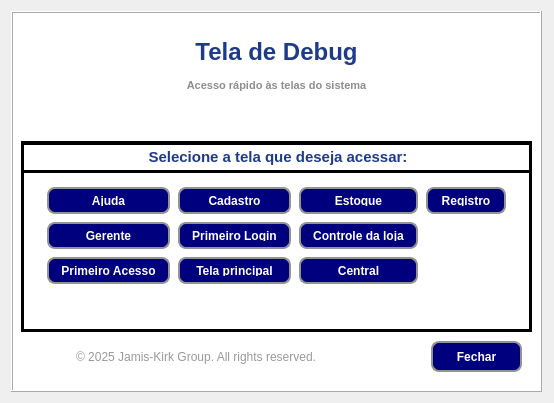
<?xml version="1.0" encoding="UTF-8"?>
<ui version="4.0">
 <class>DebugMenu</class>
 <widget class="QDialog" name="DebugMenu">
  <property name="geometry">
   <rect>
    <x>0</x>
    <y>0</y>
    <width>554</width>
    <height>403</height>
   </rect>
  </property>
  <property name="windowTitle">
   <string>Menu de Debug</string>
  </property>
  <property name="modal">
   <bool>true</bool>
  </property>
  <layout class="QVBoxLayout" name="verticalLayout">
   <item>
    <widget class="QWidget" name="widget" native="true">
     <widget class="QFrame" name="frame">
      <property name="geometry">
       <rect>
        <x>0</x>
        <y>0</y>
        <width>531</width>
        <height>381</height>
       </rect>
      </property>
      <property name="autoFillBackground">
       <bool>false</bool>
      </property>
      <property name="styleSheet">
       <string notr="true">background-color: rgb(255, 255, 255);
border-color: rgb(0, 0, 0);</string>
      </property>
      <property name="frameShape">
       <enum>QFrame::Shape::Box</enum>
      </property>
      <property name="frameShadow">
       <enum>QFrame::Shadow::Raised</enum>
      </property>
      <property name="lineWidth">
       <number>1</number>
      </property>
      <widget class="QWidget" name="verticalLayoutWidget">
       <property name="geometry">
        <rect>
         <x>10</x>
         <y>20</y>
         <width>511</width>
         <height>101</height>
        </rect>
       </property>
       <layout class="QVBoxLayout" name="DebugHeader">
        <item>
         <layout class="QVBoxLayout" name="debheaderheader">
          <item>
           <widget class="QLabel" name="Titulo">
            <property name="text">
             <string>&lt;html&gt;&lt;head/&gt;&lt;body&gt;&lt;p align=&quot;center&quot;&gt;&lt;span style=&quot; font-size:18pt; font-weight:700; color:#1e3a8a;&quot;&gt;Tela de Debug&lt;/span&gt;&lt;/p&gt;&lt;/body&gt;&lt;/html&gt;</string>
            </property>
           </widget>
          </item>
          <item alignment="Qt::AlignmentFlag::AlignHCenter|Qt::AlignmentFlag::AlignBottom">
           <widget class="QLabel" name="Legenda">
            <property name="text">
             <string>&lt;html&gt;&lt;head/&gt;&lt;body&gt;&lt;p align=&quot;center&quot;&gt;&lt;span style=&quot; font-size:8pt; font-weight:700; color:#8d8d8d;&quot;&gt;Acesso rápido às telas do sistema&lt;/span&gt;&lt;/p&gt;&lt;p align=&quot;center&quot;&gt;&lt;span style=&quot; font-size:8pt;&quot;&gt;&lt;br/&gt;&lt;/span&gt;&lt;/p&gt;&lt;/body&gt;&lt;/html&gt;</string>
            </property>
           </widget>
          </item>
         </layout>
        </item>
       </layout>
      </widget>
      <widget class="QPushButton" name="pushButton_Close">
       <property name="geometry">
        <rect>
         <x>420</x>
         <y>330</y>
         <width>91</width>
         <height>31</height>
        </rect>
       </property>
       <property name="styleSheet">
        <string notr="true">QPushButton {
    background-color: rgb(0, 0, 127);
    color: white;
    font-weight: bold;
    font-size: 9pt;
    font-family: 'Segoe UI', Arial, sans-serif;
    border-radius: 8px;
    padding: 6px 12px;
    border: 2px solid rgb(147, 147, 147);
}

QPushButton:hover {
    background-color: rgb(30, 30, 160);
    border-color: rgb(180, 180, 180);
}


QPushButton:pressed {
    background-color: rgb(20, 20, 110);
    border-color: rgb(100, 100, 100);
}


QPushButton:disabled {
    background-color: rgb(120, 120, 120);
    color: rgb(200, 200, 200);
    border-color: rgb(100, 100, 100);
}
</string>
       </property>
       <property name="text">
        <string>Fechar</string>
       </property>
      </widget>
      <widget class="QFrame" name="Framebotoes">
       <property name="geometry">
        <rect>
         <x>10</x>
         <y>130</y>
         <width>511</width>
         <height>191</height>
        </rect>
       </property>
       <property name="styleSheet">
        <string notr="true">border-color: rgb(0, 0, 0);</string>
       </property>
       <property name="frameShape">
        <enum>QFrame::Shape::Box</enum>
       </property>
       <property name="frameShadow">
        <enum>QFrame::Shadow::Plain</enum>
       </property>
       <property name="lineWidth">
        <number>3</number>
       </property>
       <property name="midLineWidth">
        <number>1</number>
       </property>
       <widget class="QWidget" name="horizontalLayoutWidget_2">
        <property name="geometry">
         <rect>
          <x>0</x>
          <y>1</y>
          <width>511</width>
          <height>31</height>
         </rect>
        </property>
        <layout class="QHBoxLayout" name="horizontalLayout_3">
         <item>
          <widget class="QLabel" name="label_3">
           <property name="styleSheet">
            <string notr="true">border-color: rgb(0, 0, 0);</string>
           </property>
           <property name="frameShape">
            <enum>QFrame::Shape::Box</enum>
           </property>
           <property name="lineWidth">
            <number>3</number>
           </property>
           <property name="midLineWidth">
            <number>1</number>
           </property>
           <property name="text">
            <string>&lt;html&gt;&lt;head/&gt;&lt;body&gt;&lt;p align=&quot;center&quot;&gt;&lt;span style=&quot; font-size:11pt; font-weight:700; color:#1e3a8a;&quot;&gt;Selecione a tela que deseja acessar:&lt;/span&gt;&lt;/p&gt;&lt;/body&gt;&lt;/html&gt;</string>
           </property>
          </widget>
         </item>
        </layout>
       </widget>
       <widget class="QWidget" name="verticalLayoutWidget_2">
        <property name="geometry">
         <rect>
          <x>20</x>
          <y>40</y>
          <width>471</width>
          <height>109</height>
         </rect>
        </property>
        <layout class="QGridLayout" name="Gridbotoes" rowstretch="0,0,0" columnstretch="0,0,0,0" rowminimumheight="0,0,0" columnminimumwidth="0,0,0,0">
         <property name="sizeConstraint">
          <enum>QLayout::SizeConstraint::SetMaximumSize</enum>
         </property>
         <property name="leftMargin">
          <number>6</number>
         </property>
         <property name="topMargin">
          <number>6</number>
         </property>
         <property name="rightMargin">
          <number>6</number>
         </property>
         <property name="bottomMargin">
          <number>6</number>
         </property>
         <property name="spacing">
          <number>8</number>
         </property>
         <item row="2" column="0">
          <widget class="QPushButton" name="pushButton_Tela6">
           <property name="sizePolicy">
            <sizepolicy hsizetype="Preferred" vsizetype="Preferred">
             <horstretch>0</horstretch>
             <verstretch>0</verstretch>
            </sizepolicy>
           </property>
           <property name="styleSheet">
            <string notr="true">QPushButton {
    background-color: rgb(0, 0, 127);
    color: white;
    font-weight: bold;
    font-size: 9pt;
    font-family: 'Segoe UI', Arial, sans-serif;
    border-radius: 8px;
    padding: 6px 12px;
    border: 2px solid rgb(147, 147, 147);
}

QPushButton:hover {
    background-color: rgb(30, 30, 160);
    border-color: rgb(180, 180, 180);
}


QPushButton:pressed {
    background-color: rgb(20, 20, 110);
    border-color: rgb(100, 100, 100);
}


QPushButton:disabled {
    background-color: rgb(120, 120, 120);
    color: rgb(200, 200, 200);
    border-color: rgb(100, 100, 100);
}
</string>
           </property>
           <property name="text">
            <string>Primeiro Acesso</string>
           </property>
          </widget>
         </item>
         <item row="1" column="2">
          <widget class="QPushButton" name="pushButton_Tela5">
           <property name="sizePolicy">
            <sizepolicy hsizetype="Preferred" vsizetype="Preferred">
             <horstretch>0</horstretch>
             <verstretch>0</verstretch>
            </sizepolicy>
           </property>
           <property name="styleSheet">
            <string notr="true">QPushButton {
    background-color: rgb(0, 0, 127);
    color: white;
    font-weight: bold;
    font-size: 9pt;
    font-family: 'Segoe UI', Arial, sans-serif;
    border-radius: 8px;
    padding: 6px 12px;
    border: 2px solid rgb(147, 147, 147);
}

QPushButton:hover {
    background-color: rgb(30, 30, 160);
    border-color: rgb(180, 180, 180);
}


QPushButton:pressed {
    background-color: rgb(20, 20, 110);
    border-color: rgb(100, 100, 100);
}


QPushButton:disabled {
    background-color: rgb(120, 120, 120);
    color: rgb(200, 200, 200);
    border-color: rgb(100, 100, 100);
}
</string>
           </property>
           <property name="text">
            <string>Controle da loja</string>
           </property>
          </widget>
         </item>
         <item row="0" column="3">
          <widget class="QPushButton" name="pushButton_Tela9">
           <property name="sizePolicy">
            <sizepolicy hsizetype="Preferred" vsizetype="Preferred">
             <horstretch>0</horstretch>
             <verstretch>0</verstretch>
            </sizepolicy>
           </property>
           <property name="styleSheet">
            <string notr="true">QPushButton {
    background-color: rgb(0, 0, 127);
    color: white;
    font-weight: bold;
    font-size: 9pt;
    font-family: 'Segoe UI', Arial, sans-serif;
    border-radius: 8px;
    padding: 6px 12px;
    border: 2px solid rgb(147, 147, 147);
}

QPushButton:hover {
    background-color: rgb(30, 30, 160);
    border-color: rgb(180, 180, 180);
}


QPushButton:pressed {
    background-color: rgb(20, 20, 110);
    border-color: rgb(100, 100, 100);
}


QPushButton:disabled {
    background-color: rgb(120, 120, 120);
    color: rgb(200, 200, 200);
    border-color: rgb(100, 100, 100);
}
</string>
           </property>
           <property name="text">
            <string>Registro</string>
           </property>
          </widget>
         </item>
         <item row="2" column="1">
          <widget class="QPushButton" name="pushButton_Tela7">
           <property name="sizePolicy">
            <sizepolicy hsizetype="Preferred" vsizetype="Preferred">
             <horstretch>0</horstretch>
             <verstretch>0</verstretch>
            </sizepolicy>
           </property>
           <property name="styleSheet">
            <string notr="true">QPushButton {
    background-color: rgb(0, 0, 127);
    color: white;
    font-weight: bold;
    font-size: 9pt;
    font-family: 'Segoe UI', Arial, sans-serif;
    border-radius: 8px;
    padding: 6px 12px;
    border: 2px solid rgb(147, 147, 147);
}

QPushButton:hover {
    background-color: rgb(30, 30, 160);
    border-color: rgb(180, 180, 180);
}


QPushButton:pressed {
    background-color: rgb(20, 20, 110);
    border-color: rgb(100, 100, 100);
}


QPushButton:disabled {
    background-color: rgb(120, 120, 120);
    color: rgb(200, 200, 200);
    border-color: rgb(100, 100, 100);
}
</string>
           </property>
           <property name="text">
            <string>Tela principal</string>
           </property>
          </widget>
         </item>
         <item row="0" column="2">
          <widget class="QPushButton" name="pushButton_Tela2">
           <property name="sizePolicy">
            <sizepolicy hsizetype="Preferred" vsizetype="Preferred">
             <horstretch>0</horstretch>
             <verstretch>0</verstretch>
            </sizepolicy>
           </property>
           <property name="styleSheet">
            <string notr="true">QPushButton {
    background-color: rgb(0, 0, 127);
    color: white;
    font-weight: bold;
    font-size: 9pt;
    font-family: 'Segoe UI', Arial, sans-serif;
    border-radius: 8px;
    padding: 6px 12px;
    border: 2px solid rgb(147, 147, 147);
}

/* Hover: passar o mouse */
QPushButton:hover {
    background-color: rgb(30, 30, 160);
    border-color: rgb(180, 180, 180);
}

/* Pressionado: clicado */
QPushButton:pressed {
    background-color: rgb(20, 20, 110);
    border-color: rgb(100, 100, 100);
}

/* Desabilitado */
QPushButton:disabled {
    background-color: rgb(120, 120, 120);
    color: rgb(200, 200, 200);
    border-color: rgb(100, 100, 100);
}
</string>
           </property>
           <property name="text">
            <string>Estoque</string>
           </property>
          </widget>
         </item>
         <item row="1" column="0">
          <widget class="QPushButton" name="pushButton_Tela3">
           <property name="sizePolicy">
            <sizepolicy hsizetype="Preferred" vsizetype="Preferred">
             <horstretch>0</horstretch>
             <verstretch>0</verstretch>
            </sizepolicy>
           </property>
           <property name="styleSheet">
            <string notr="true">QPushButton {
    background-color: rgb(0, 0, 127);
    color: white;
    font-weight: bold;
    font-size: 9pt;
    font-family: 'Segoe UI', Arial, sans-serif;
    border-radius: 8px;
    padding: 6px 12px;
    border: 2px solid rgb(147, 147, 147);
}

QPushButton:hover {
    background-color: rgb(30, 30, 160);
    border-color: rgb(180, 180, 180);
}


QPushButton:pressed {
    background-color: rgb(20, 20, 110);
    border-color: rgb(100, 100, 100);
}


QPushButton:disabled {
    background-color: rgb(120, 120, 120);
    color: rgb(200, 200, 200);
    border-color: rgb(100, 100, 100);
}
</string>
           </property>
           <property name="text">
            <string>Gerente</string>
           </property>
          </widget>
         </item>
         <item row="1" column="1">
          <widget class="QPushButton" name="pushButton_Tela4">
           <property name="sizePolicy">
            <sizepolicy hsizetype="Preferred" vsizetype="Preferred">
             <horstretch>0</horstretch>
             <verstretch>0</verstretch>
            </sizepolicy>
           </property>
           <property name="styleSheet">
            <string notr="true">QPushButton {
    background-color: rgb(0, 0, 127);
    color: white;
    font-weight: bold;
    font-size: 9pt;
    font-family: 'Segoe UI', Arial, sans-serif;
    border-radius: 8px;
    padding: 6px 12px;
    border: 2px solid rgb(147, 147, 147);
}

QPushButton:hover {
    background-color: rgb(30, 30, 160);
    border-color: rgb(180, 180, 180);
}


QPushButton:pressed {
    background-color: rgb(20, 20, 110);
    border-color: rgb(100, 100, 100);
}


QPushButton:disabled {
    background-color: rgb(120, 120, 120);
    color: rgb(200, 200, 200);
    border-color: rgb(100, 100, 100);
}
</string>
           </property>
           <property name="text">
            <string>Primeiro Login</string>
           </property>
          </widget>
         </item>
         <item row="0" column="1">
          <widget class="QPushButton" name="pushButton_Tela1">
           <property name="sizePolicy">
            <sizepolicy hsizetype="Preferred" vsizetype="Preferred">
             <horstretch>0</horstretch>
             <verstretch>0</verstretch>
            </sizepolicy>
           </property>
           <property name="styleSheet">
            <string notr="true">QPushButton {
    background-color: rgb(0, 0, 127);
    color: white;
    font-weight: bold;
    font-size: 9pt;
    font-family: 'Segoe UI', Arial, sans-serif;
    border-radius: 8px;
    padding: 6px 12px;
    border: 2px solid rgb(147, 147, 147);
}

QPushButton:hover {
    background-color: rgb(30, 30, 160);
    border-color: rgb(180, 180, 180);
}


QPushButton:pressed {
    background-color: rgb(20, 20, 110);
    border-color: rgb(100, 100, 100);
}


QPushButton:disabled {
    background-color: rgb(120, 120, 120);
    color: rgb(200, 200, 200);
    border-color: rgb(100, 100, 100);
}
</string>
           </property>
           <property name="text">
            <string>Cadastro</string>
           </property>
          </widget>
         </item>
         <item row="2" column="2">
          <widget class="QPushButton" name="pushButton_Tela8">
           <property name="sizePolicy">
            <sizepolicy hsizetype="Preferred" vsizetype="Preferred">
             <horstretch>0</horstretch>
             <verstretch>0</verstretch>
            </sizepolicy>
           </property>
           <property name="styleSheet">
            <string notr="true">QPushButton {
    background-color: rgb(0, 0, 127);
    color: white;
    font-weight: bold;
    font-size: 9pt;
    font-family: 'Segoe UI', Arial, sans-serif;
    border-radius: 8px;
    padding: 6px 12px;
    border: 2px solid rgb(147, 147, 147);
}

QPushButton:hover {
    background-color: rgb(30, 30, 160);
    border-color: rgb(180, 180, 180);
}


QPushButton:pressed {
    background-color: rgb(20, 20, 110);
    border-color: rgb(100, 100, 100);
}


QPushButton:disabled {
    background-color: rgb(120, 120, 120);
    color: rgb(200, 200, 200);
    border-color: rgb(100, 100, 100);
}
</string>
           </property>
           <property name="text">
            <string>Central</string>
           </property>
          </widget>
         </item>
         <item row="0" column="0">
          <widget class="QPushButton" name="pushButton_Tela0">
           <property name="sizePolicy">
            <sizepolicy hsizetype="Preferred" vsizetype="Preferred">
             <horstretch>0</horstretch>
             <verstretch>0</verstretch>
            </sizepolicy>
           </property>
           <property name="styleSheet">
            <string notr="true">QPushButton {
    background-color: rgb(0, 0, 127);
    color: white;
    font-weight: bold;
    font-size: 9pt;
    font-family: 'Segoe UI', Arial, sans-serif;
    border-radius: 8px;
    padding: 6px 12px;
    border: 2px solid rgb(147, 147, 147);
}

QPushButton:hover {
    background-color: rgb(30, 30, 160);
    border-color: rgb(180, 180, 180);
}


QPushButton:pressed {
    background-color: rgb(20, 20, 110);
    border-color: rgb(100, 100, 100);
}


QPushButton:disabled {
    background-color: rgb(120, 120, 120);
    color: rgb(200, 200, 200);
    border-color: rgb(100, 100, 100);
}
</string>
           </property>
           <property name="text">
            <string>Ajuda</string>
           </property>
          </widget>
         </item>
        </layout>
       </widget>
      </widget>
      <widget class="QWidget" name="horizontalLayoutWidget">
       <property name="geometry">
        <rect>
         <x>10</x>
         <y>330</y>
         <width>351</width>
         <height>31</height>
        </rect>
       </property>
       <layout class="QHBoxLayout" name="horizontalLayout_2">
        <item alignment="Qt::AlignmentFlag::AlignHCenter">
         <widget class="QLabel" name="label_4">
          <property name="styleSheet">
           <string notr="true">
color: rgb(153, 153, 153);</string>
          </property>
          <property name="text">
           <string>© 2025 Jamis-Kirk Group. All rights reserved.</string>
          </property>
         </widget>
        </item>
       </layout>
      </widget>
     </widget>
    </widget>
   </item>
  </layout>
 </widget>
 <resources/>
 <connections>
  <connection>
   <sender>pushButton_Close</sender>
   <signal>clicked()</signal>
   <receiver>DebugMenu</receiver>
   <slot>accept()</slot>
   <hints>
    <hint type="sourcelabel">
     <x>159</x>
     <y>210</y>
    </hint>
    <hint type="destinationlabel">
     <x>159</x>
     <y>119</y>
    </hint>
   </hints>
  </connection>
 </connections>
</ui>
